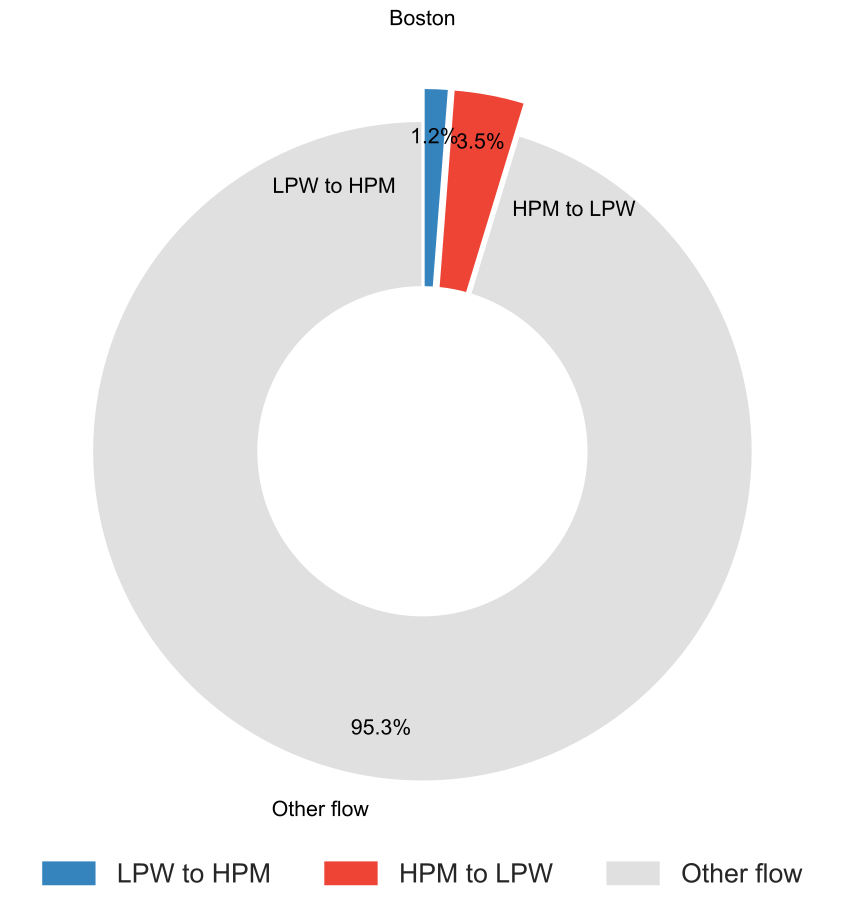

The Python source for this figure:
import os

import matplotlib

matplotlib.use("Agg")
import matplotlib.pyplot as plt
import pandas as pd
import seaborn as sns
from matplotlib.patches import Patch


plt.rcParams.update({
    "font.family": "sans-serif",
    "font.sans-serif": ["Arial"],
    "font.size": 16,
    "axes.unicode_minus": False,
})

sns.set_style("whitegrid")

SCRIPT_DIR = os.path.dirname(os.path.abspath(__file__))
input_file_path = os.path.join(SCRIPT_DIR, "Fig1D.csv")
output_dir = SCRIPT_DIR
os.makedirs(output_dir, exist_ok=True)

TARGET_CITY = "Boston"
FLOW_LPW_TO_HPM = "LPW_to_HPM"
FLOW_HPM_TO_LPW = "HPM_to_LPW"
OTHER_FLOW = "Other"

REQUIRED_COLUMNS = {"city", "flow_type", "ratio"}

label_mapping = {
    FLOW_LPW_TO_HPM: "LPW to HPM",
    FLOW_HPM_TO_LPW: "HPM to LPW",
    OTHER_FLOW: "Other flow",
}

highlight_colors = {
    FLOW_LPW_TO_HPM: "#3684BE",
    FLOW_HPM_TO_LPW: "#EE4436",
    OTHER_FLOW: "#e0e0e0",
}


def validate_columns(df, required_columns, source_name):
    missing = sorted(required_columns - set(df.columns))
    if missing:
        raise ValueError(f"{source_name} is missing required columns: {missing}")


fig, ax = plt.subplots(1, 1, figsize=(10, 10))
radius = 1.0

try:
    df_all = pd.read_csv(input_file_path)
    validate_columns(df_all, REQUIRED_COLUMNS, input_file_path)

    df_all["city"] = df_all["city"].astype(str).str.strip()
    df_all["flow_type"] = df_all["flow_type"].astype(str).str.strip()
    df_all["ratio"] = pd.to_numeric(df_all["ratio"], errors="coerce")

    print("Data file loaded successfully.")

except Exception as exc:
    print(f"Failed to read data file: {exc}")
    df_all = pd.DataFrame()

if df_all.empty:
    has_data = False
else:
    df_city = df_all[df_all["city"] == TARGET_CITY].copy()
    has_data = not df_city.empty

if not has_data:
    ax.text(
        0.5,
        0.5,
        f"No data found\n{TARGET_CITY}",
        ha="center",
        va="center",
        fontsize=16,
    )
    ax.set_title(TARGET_CITY, fontsize=16)
    ax.axis("off")
else:
    try:
        ratio_lpw_to_hpm = df_city[df_city["flow_type"] == FLOW_LPW_TO_HPM]["ratio"].sum()
        ratio_hpm_to_lpw = df_city[df_city["flow_type"] == FLOW_HPM_TO_LPW]["ratio"].sum()
        ratio_other = max(0, 1.0 - (ratio_lpw_to_hpm + ratio_hpm_to_lpw))

        plot_data = [
            {"label": FLOW_LPW_TO_HPM, "size": ratio_lpw_to_hpm},
            {"label": FLOW_HPM_TO_LPW, "size": ratio_hpm_to_lpw},
            {"label": OTHER_FLOW, "size": ratio_other},
        ]

        df_plot = pd.DataFrame(plot_data)
        df_plot = df_plot[df_plot["size"] > 0]

        labels = [label_mapping[x] for x in df_plot["label"]]
        sizes = df_plot["size"]
        colors_plot = [highlight_colors[x] for x in df_plot["label"]]

        explode = [
            0.1 if x in [FLOW_LPW_TO_HPM, FLOW_HPM_TO_LPW] else 0
            for x in df_plot["label"]
        ]

        wedges, texts, autotexts = ax.pie(
            sizes,
            labels=labels,
            autopct="%1.1f%%",
            colors=colors_plot,
            startangle=90,
            wedgeprops={
                "edgecolor": "white",
                "linewidth": 1.5,
            },
            explode=explode,
            pctdistance=0.85,
            labeldistance=1.1,
            radius=radius,
            textprops={"fontsize": 16},
            counterclock=False,
        )

        if len(texts) >= 2:
            for text, label in zip(texts, labels):
                pos = list(text.get_position())
                if label == label_mapping[FLOW_LPW_TO_HPM]:
                    text.set_position((pos[0] - 0.50, pos[1] - 0.40))
                elif label == label_mapping[FLOW_HPM_TO_LPW]:
                    text.set_position((pos[0] + 0.05, pos[1] - 0.45))

        centre_circle = plt.Circle((0, 0), 0.5, fc="white", ec="none")
        ax.add_artist(centre_circle)

        for text in texts:
            text.set_fontsize(16)
            text.set_color("black")

        for autotext in autotexts:
            autotext.set_fontsize(16)
            autotext.set_color("black")

        ax.set_title(TARGET_CITY, fontsize=16, pad=10, color="black")
        ax.set_aspect("equal")

    except Exception as exc:
        ax.text(
            0.5,
            0.5,
            f"{TARGET_CITY}\nError:\n{str(exc)[:20]}",
            ha="center",
            va="center",
            fontsize=16,
        )
        ax.axis("off")

plt.tight_layout()
plt.subplots_adjust(
    top=0.92,
    bottom=0.06,
    left=0.02,
    right=0.98,
)

legend_elements = [
    Patch(
        facecolor=highlight_colors[FLOW_LPW_TO_HPM],
        edgecolor="none",
        label="LPW to HPM",
    ),
    Patch(
        facecolor=highlight_colors[FLOW_HPM_TO_LPW],
        edgecolor="none",
        label="HPM to LPW",
    ),
    Patch(
        facecolor=highlight_colors[OTHER_FLOW],
        edgecolor="none",
        label="Other flow",
    ),
]

fig.legend(
    handles=legend_elements,
    loc="lower center",
    bbox_to_anchor=(0.5, 0.01),
    ncol=3,
    frameon=False,
    fontsize=20,
    handlelength=2.0,
    handleheight=1.0,
)

png_path = os.path.join(output_dir, "Fig1D.png")
svg_path = os.path.join(output_dir, "Fig1D.svg")

plt.savefig(png_path, dpi=300, bbox_inches="tight", facecolor="white")
plt.savefig(svg_path, format="svg", bbox_inches="tight")

print(f"Images saved at: {png_path}")

plt.show()
